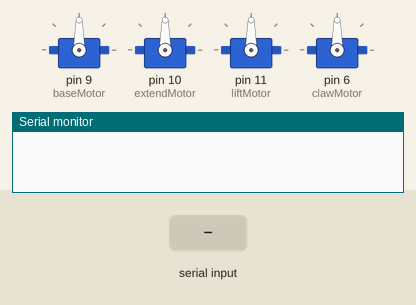
Simulated run of this sketch. Board: Arduino Uno, built with avr-gcc and run on an emulated ATmega328P. Parts: 4 × servo, the last lines printed to the serial monitor. Inputs (shaded band) come from the test bench.

Above: at 1.2 s.
1.3 s: "2" received over Serial
At 1.7 s:
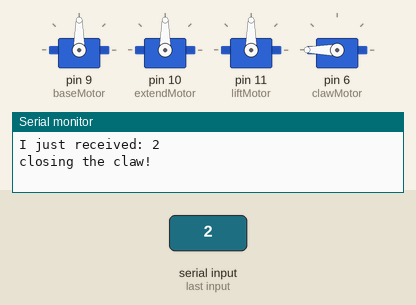
2.9 s: byte 54 ('6') received over Serial
At 4.0 s:
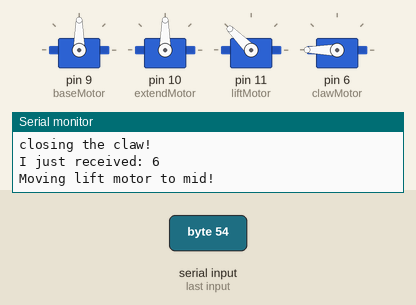
4.4 s: byte 55 ('7') received over Serial
At 5.2 s:
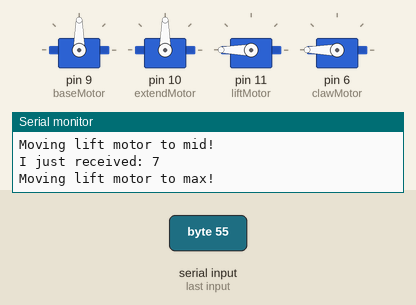
5.9 s: "1" received over Serial
At 6.4 s:
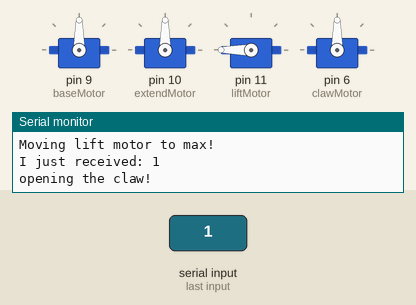
7.4 s: "a" received over Serial
At 8.6 s:
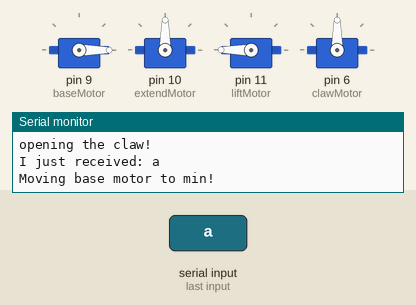
8.9 s: byte 110 ('n') received over Serial
At 9.9 s:
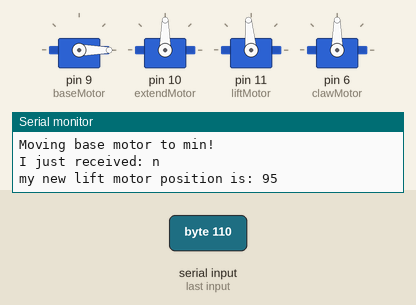
Timing chart, 0 to 11.4 s (numbered marks = the images above; inputs shaded):
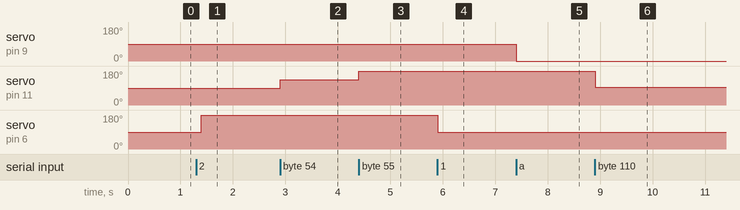

The sketch:

S2E17-incmode-all.ino
```cpp
#include <Servo.h>

Servo baseMotor;
Servo extendMotor;
Servo liftMotor;
Servo clawMotor;

//- soft limits for motors
int baseMotorMin = 0;
int baseMotorMax = 180;
int baseMotorMid = ((baseMotorMax - baseMotorMin) / 2) + baseMotorMin;
int baseMotorPosition = 90;

int extendMotorMax = 150;
int extendMotorMin = 50;
int extendMotorMid = ((extendMotorMax - extendMotorMin) / 2) + extendMotorMin;
int extendMotorPosition = 90;

int liftMotorMax = 180;
int liftMotorMin = 90;
int liftMotorMid = ((liftMotorMax - liftMotorMin) / 2) + liftMotorMin;
int liftMotorPosition = 90;


int clawClose = 180;
int clawOpen = 90;
int clawPosition = 90;

//- speed
int speed = 10;

void clawMoveInc(int incrementAngle) {
  clawPosition = clawPosition + incrementAngle;
  Serial.print("my new claw position is: ");
  Serial.println(clawPosition);
  clawMotor.write(clawPosition);
}

void baseMoveInc(int incrementAngle) {
  baseMotorPosition = baseMotorPosition + incrementAngle;
  Serial.print("my new base motor position is: ");
  Serial.println(baseMotorPosition);
  baseMotor.write(baseMotorPosition);
}

void extendMoveInc(int incrementAngle) {
  extendMotorPosition = extendMotorPosition + incrementAngle;
  Serial.print("my new extend motor position is: ");
  Serial.println(extendMotorPosition);
  extendMotor.write(extendMotorPosition);
}

void liftMoveInc(int incrementAngle) {
  liftMotorPosition = liftMotorPosition + incrementAngle;
  Serial.print("my new lift motor position is: ");
  Serial.println(liftMotorPosition);
  liftMotor.write(liftMotorPosition);
}


void setup() {

  baseMotor.attach(9);
  extendMotor.attach(10);
  liftMotor.attach(11);
  clawMotor.attach(6);

  pinMode(2,INPUT_PULLUP);

  Serial.begin(9600);
}

void loop() {
  //Serial.println("Hello I am a robot arm.");

  while (Serial.available()>0) {
    char myLetter;
    myLetter = Serial.read(); //- read 1 character

    Serial.print("I just received: ");
    Serial.println(myLetter);

    if (myLetter == '1') {
      //-open the claw
      clawMotor.write(clawOpen);
      Serial.println("opening the claw!");
    }
    if (myLetter == '2') {
      //-close the claw
      clawMotor.write(clawClose);
      Serial.println("closing the claw!");
    }
    if (myLetter == 'q') {
      //-increment move
      clawMoveInc(5);
      Serial.println("inc mode move 5!");
    }
    if (myLetter == 'w') {
      clawMoveInc(-5);
      Serial.println("inc mode move -5!");
    }


    if (myLetter == 'a') {
      baseMotor.write(baseMotorMin);
      Serial.println("Moving base motor to min!");
    }
    if (myLetter == 'b') {
      baseMotor.write(baseMotorMid);
      Serial.println("Moving base motor to mid!");
    }
    if (myLetter == 'c') {
      baseMotor.write(baseMotorMax);
      Serial.println("Moving base motor to max!");
    }
    if (myLetter == 'o') {
      baseMoveInc(5);
    }
    if (myLetter == 'p') {
      baseMoveInc(-5);
    }

    if (myLetter == '5') {
      liftMotor.write(liftMotorMin);
      Serial.println("Moving lift motor to min!");
    }
    if (myLetter == '6') {
      liftMotor.write(liftMotorMid);
      Serial.println("Moving lift motor to mid!");
    }
    if (myLetter == '7') {
      liftMotor.write(liftMotorMax);
      Serial.println("Moving lift motor to max!");
    }
    if (myLetter == 'n') {
      liftMoveInc(5);
    }
    if (myLetter == 'm') {
      liftMoveInc(-5);
    }

    if (myLetter == 'z') {
      extendMoveInc(5);
    }

    if (myLetter == 'x') {
      extendMoveInc(-5);
    }


  }

  delay(100);
}
```

Measured:
- after the input at 1.3 s, servo on pin 6 (clawMotor): 90° → 180° after 0.10 s
- after the input at 2.9 s, servo on pin 11 (liftMotor): 90° → 135° at once
- after the input at 4.4 s, servo on pin 11 (liftMotor): 135° → 180° at once
- after the input at 5.9 s, servo on pin 6 (clawMotor): 180° → 90° at once
- after the input at 7.4 s, servo on pin 9 (baseMotor): 90° → 0° at once
- after the input at 8.9 s, servo on pin 11 (liftMotor): 180° → 95° at once
